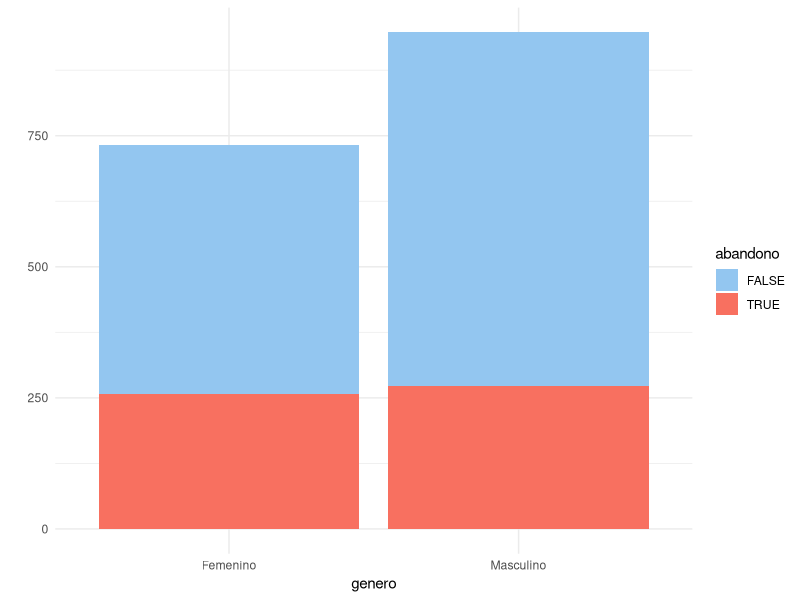
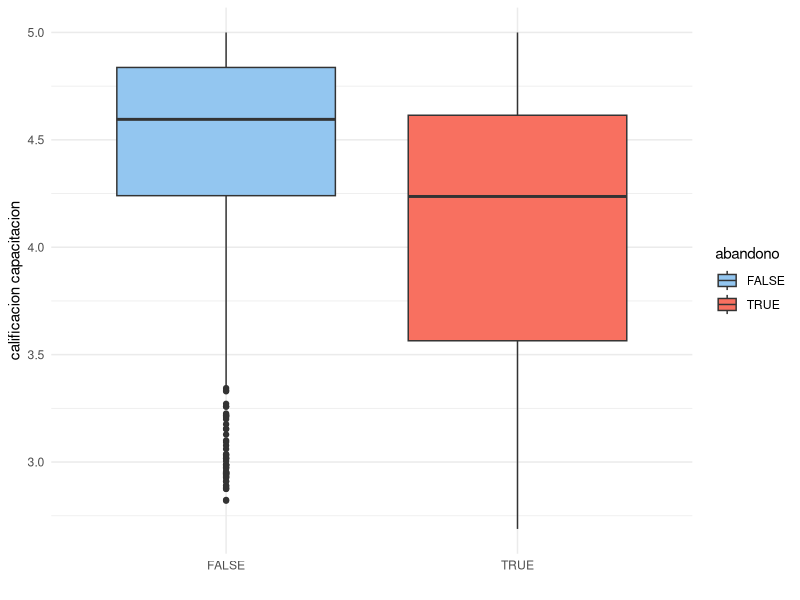
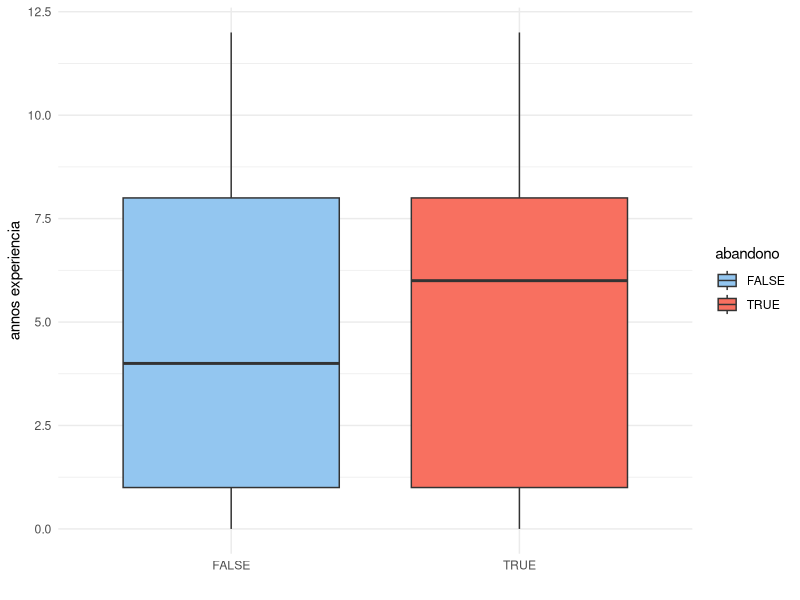
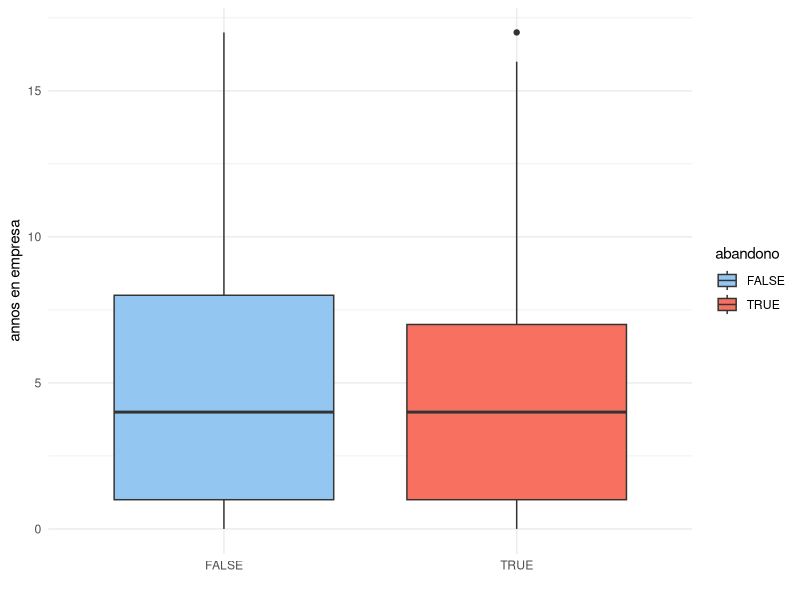
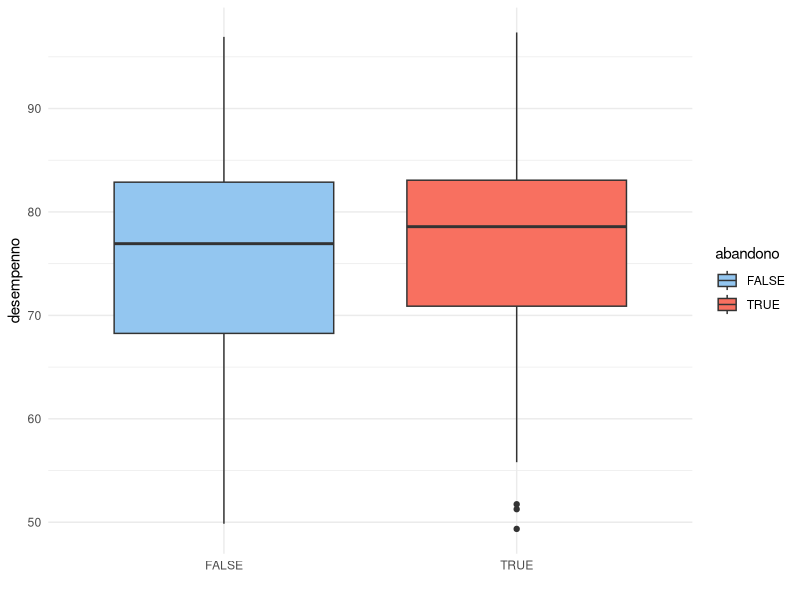
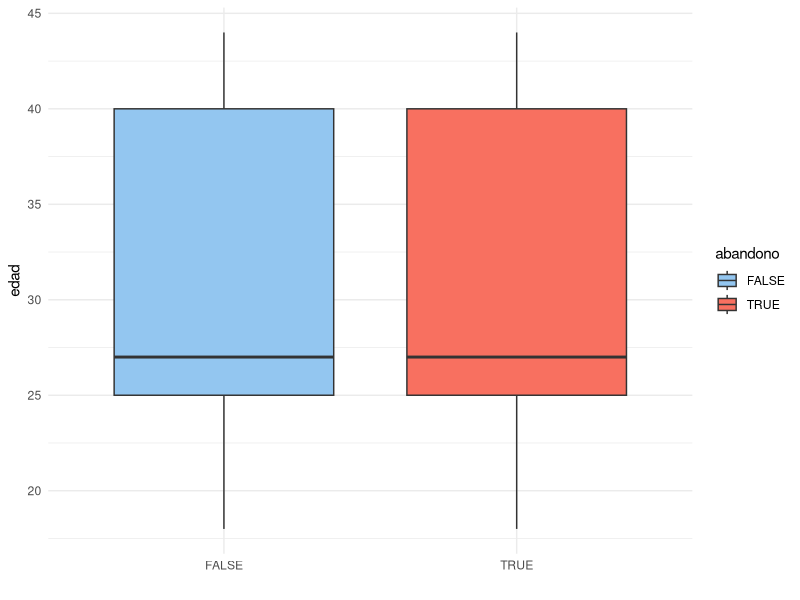
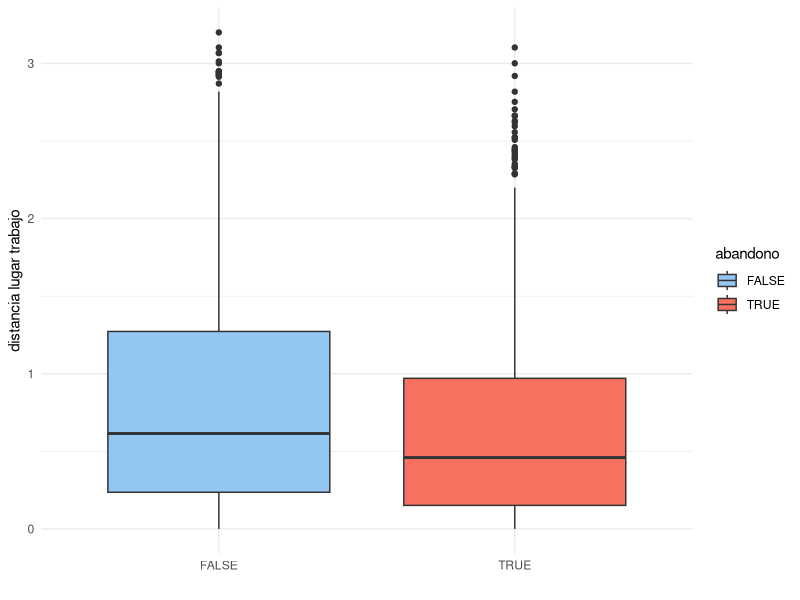
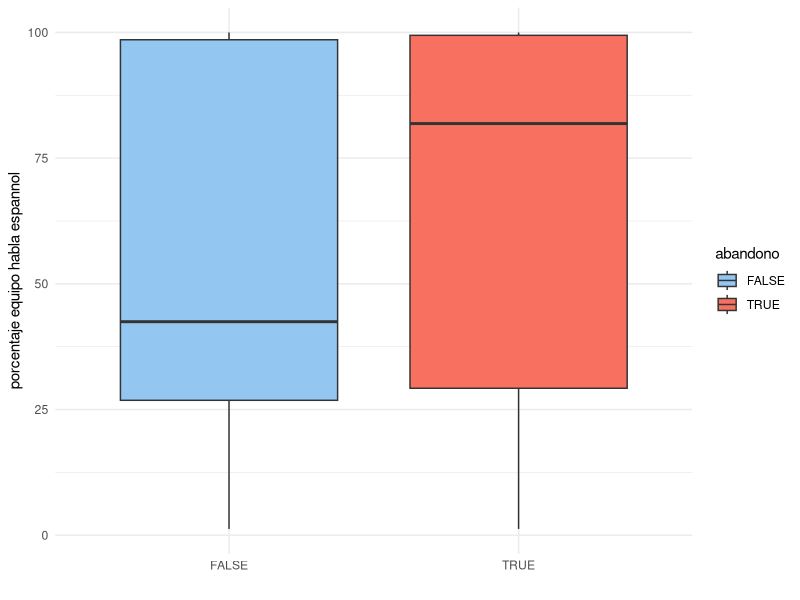

Generate these figures, in order, with R:
## ---- chunk 1
knitr::opts_chunk$set(echo = TRUE)
## ---- chunk 2
# install.packages('dplyr')
# install.packages('skimr')
# install.packages('broom')
# install.package('ggplot2')
# install.packages('ModelMetrics')

library(dplyr)        # para transformacion de datos
library(ggplot2)      # para graficar
library(skimr)        # para tener un resumen del contenido de las tablas
library(broom)        # para 'limpiar' el resultado de la calibración del modelo
library(ModelMetrics) # para calcular que tan bien le fue al modelo

options(scipen=999) # para evitar que se imprima en notacion cientifica
## ---- chunk 3
personal <- read.csv('rotacion_personal.csv')
## ---- chunk 4
skim(personal)
## ---- chunk 5
barras_abandono <- function(variable){
  personal %>%  
    group_by(.data[[variable]]) %>% 
    summarise(Tasa_abandono = round(mean(abandono)*100, 2) %>%  paste0('%')) %>%  
    print()
  
  qplot(data = personal,
        x = get(variable),
        geom = 'bar',
        fill = abandono) +
    theme_minimal() +
    xlab(variable) +
    scale_fill_manual(values = c('#93C6F0', "#F87060"))
}

## ---- chunk 6
barras_abandono('genero')
## ---- chunk 7
boxplot_abandono <- function(variable){
  qplot(data = personal,
      y = get(variable),
      geom = 'boxplot',
      x = abandono,
      fill = abandono,
      xlab = '',
      ylab = gsub(pattern = '_', replacement = ' ', x = variable)) +
  theme_minimal() +
  scale_fill_manual(values = c('#93C6F0', "#F87060"))
}
## ---- chunk 8
boxplot_abandono('calificacion_capacitacion')
## ---- chunk 9
boxplot_abandono('annos_experiencia')
## ---- chunk 10
boxplot_abandono('annos_en_empresa')
## ---- chunk 11
boxplot_abandono('desempenno')
## ---- chunk 12
boxplot_abandono('edad')
## ---- chunk 13
boxplot_abandono('distancia_lugar_trabajo')
## ---- chunk 14
boxplot_abandono('porcentaje_equipo_habla_espannol')
## ---- chunk 15
normalizar_numericas <- function(datos){
  # elegimos solamente las variables numericas
  indice_numericas <- sapply(datos, is.numeric) 
  numericas <- datos[indice_numericas]
  
  # la funcion lapply aplica una transformacion a cada fila
  # y la funcion scale hace la normalizacion propiamente
  numericas_estandarizadas <- as.data.frame(lapply(numericas, scale))
  
  # y le unimos las categoricas para no perderlas
  categoricas <- datos[!indice_numericas]
  tabla_completa <- cbind(categoricas,
                          numericas_estandarizadas)
  
  return(tabla_completa)
}

datos_modelar <- normalizar_numericas(personal)
## ---- chunk 16
entrenar_modelo_abandono <- function(formula){
  # fijar una semilla hace que los resultados sean reproducibles
  set.seed(1)
  
  # define muestreo aleatorio de filas para entrenar el modelo
  indice_aleatorio_80_porciento <- runif(nrow(datos_modelar)) < .8 
  entrenamiento <- datos_modelar[indice_aleatorio_80_porciento, ]
  
  # entrena el modelo
  modelo <- glm(data = entrenamiento, formula = formula, family = binomial())
  
  # probamos el modelo sobre los datos que no se usaron en el entrenamiento
  prueba <- datos_modelar[!indice_aleatorio_80_porciento, ]
  
  # calcula la métrica de ajuste "AUC".
  # para una explicacion detallada, ver 
  # https://www.youtube.com/watch?v=fzZBpgm22PI
  AUC <- auc(actual = prueba$abandono, 
             predicted = predict(modelo, 
                                 newdata = prueba,
                                 type = 'response'))
  
  message('El área sobre la curva para los datos de test para este modelo es: ', AUC, '\n')
  
  # devuelve una versión simplificada del resumen de coeficientes del modelo
  resumen <- modelo %>% 
    tidy() %>% 
    transmute(variable = term,
              coeficiente = estimate, 
              significancia_estadistica = p.value < 0.05)
  
  print(resumen)
  
  return(modelo)
}
## ---- chunk 17
m1 <- entrenar_modelo_abandono(formula = abandono ~.)
## ---- chunk 18
m2 <- entrenar_modelo_abandono(formula = abandono~calificacion_capacitacion +
                                 annos_experiencia +
                                 annos_en_empresa + 
                                 desempenno)
